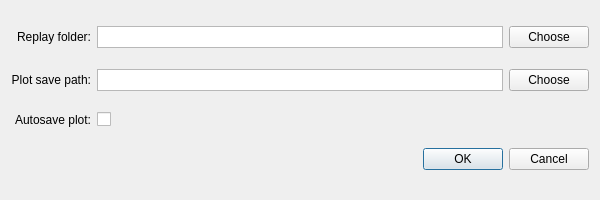
<?xml version="1.0" encoding="UTF-8"?>
<ui version="4.0">
 <class>PreferencesDialog</class>
 <widget class="QDialog" name="PreferencesDialog">
  <property name="geometry">
   <rect>
    <x>0</x>
    <y>0</y>
    <width>600</width>
    <height>200</height>
   </rect>
  </property>
  <property name="windowTitle">
   <string>Dialog</string>
  </property>
  <layout class="QGridLayout" name="gridLayout">
   <item row="0" column="0">
    <widget class="QLabel" name="label">
     <property name="text">
      <string>Replay folder:</string>
     </property>
     <property name="alignment">
      <set>Qt::AlignmentFlag::AlignRight|Qt::AlignmentFlag::AlignTrailing|Qt::AlignmentFlag::AlignVCenter</set>
     </property>
    </widget>
   </item>
   <item row="3" column="0" colspan="3">
    <widget class="QDialogButtonBox" name="okButton">
     <property name="orientation">
      <enum>Qt::Orientation::Horizontal</enum>
     </property>
     <property name="standardButtons">
      <set>QDialogButtonBox::StandardButton::Cancel|QDialogButtonBox::StandardButton::Ok</set>
     </property>
    </widget>
   </item>
   <item row="1" column="0">
    <widget class="QLabel" name="label_2">
     <property name="text">
      <string>Plot save path:</string>
     </property>
     <property name="alignment">
      <set>Qt::AlignmentFlag::AlignRight|Qt::AlignmentFlag::AlignTrailing|Qt::AlignmentFlag::AlignVCenter</set>
     </property>
    </widget>
   </item>
   <item row="2" column="0">
    <widget class="QLabel" name="label_3">
     <property name="text">
      <string>Autosave plot:</string>
     </property>
     <property name="alignment">
      <set>Qt::AlignmentFlag::AlignRight|Qt::AlignmentFlag::AlignTrailing|Qt::AlignmentFlag::AlignVCenter</set>
     </property>
    </widget>
   </item>
   <item row="0" column="1">
    <widget class="QPlainTextEdit" name="replayFolderTextEdit">
     <property name="sizePolicy">
      <sizepolicy hsizetype="Expanding" vsizetype="Ignored">
       <horstretch>0</horstretch>
       <verstretch>0</verstretch>
      </sizepolicy>
     </property>
     <property name="verticalScrollBarPolicy">
      <enum>Qt::ScrollBarPolicy::ScrollBarAlwaysOff</enum>
     </property>
     <property name="horizontalScrollBarPolicy">
      <enum>Qt::ScrollBarPolicy::ScrollBarAlwaysOff</enum>
     </property>
     <property name="readOnly">
      <bool>true</bool>
     </property>
    </widget>
   </item>
   <item row="1" column="2">
    <widget class="QPushButton" name="choosePlotSavePath">
     <property name="text">
      <string>Choose</string>
     </property>
    </widget>
   </item>
   <item row="1" column="1">
    <widget class="QPlainTextEdit" name="plotSavePathTextEdit">
     <property name="sizePolicy">
      <sizepolicy hsizetype="Expanding" vsizetype="Ignored">
       <horstretch>0</horstretch>
       <verstretch>0</verstretch>
      </sizepolicy>
     </property>
     <property name="verticalScrollBarPolicy">
      <enum>Qt::ScrollBarPolicy::ScrollBarAlwaysOff</enum>
     </property>
     <property name="horizontalScrollBarPolicy">
      <enum>Qt::ScrollBarPolicy::ScrollBarAlwaysOff</enum>
     </property>
    </widget>
   </item>
   <item row="0" column="2">
    <widget class="QPushButton" name="chooseReplayFolder">
     <property name="text">
      <string>Choose</string>
     </property>
    </widget>
   </item>
   <item row="2" column="1">
    <widget class="QCheckBox" name="autosaveCheck">
     <property name="text">
      <string/>
     </property>
    </widget>
   </item>
  </layout>
 </widget>
 <resources/>
 <connections>
  <connection>
   <sender>okButton</sender>
   <signal>accepted()</signal>
   <receiver>PreferencesDialog</receiver>
   <slot>accept()</slot>
   <hints>
    <hint type="sourcelabel">
     <x>248</x>
     <y>254</y>
    </hint>
    <hint type="destinationlabel">
     <x>157</x>
     <y>274</y>
    </hint>
   </hints>
  </connection>
  <connection>
   <sender>okButton</sender>
   <signal>rejected()</signal>
   <receiver>PreferencesDialog</receiver>
   <slot>reject()</slot>
   <hints>
    <hint type="sourcelabel">
     <x>316</x>
     <y>260</y>
    </hint>
    <hint type="destinationlabel">
     <x>286</x>
     <y>274</y>
    </hint>
   </hints>
  </connection>
 </connections>
</ui>
